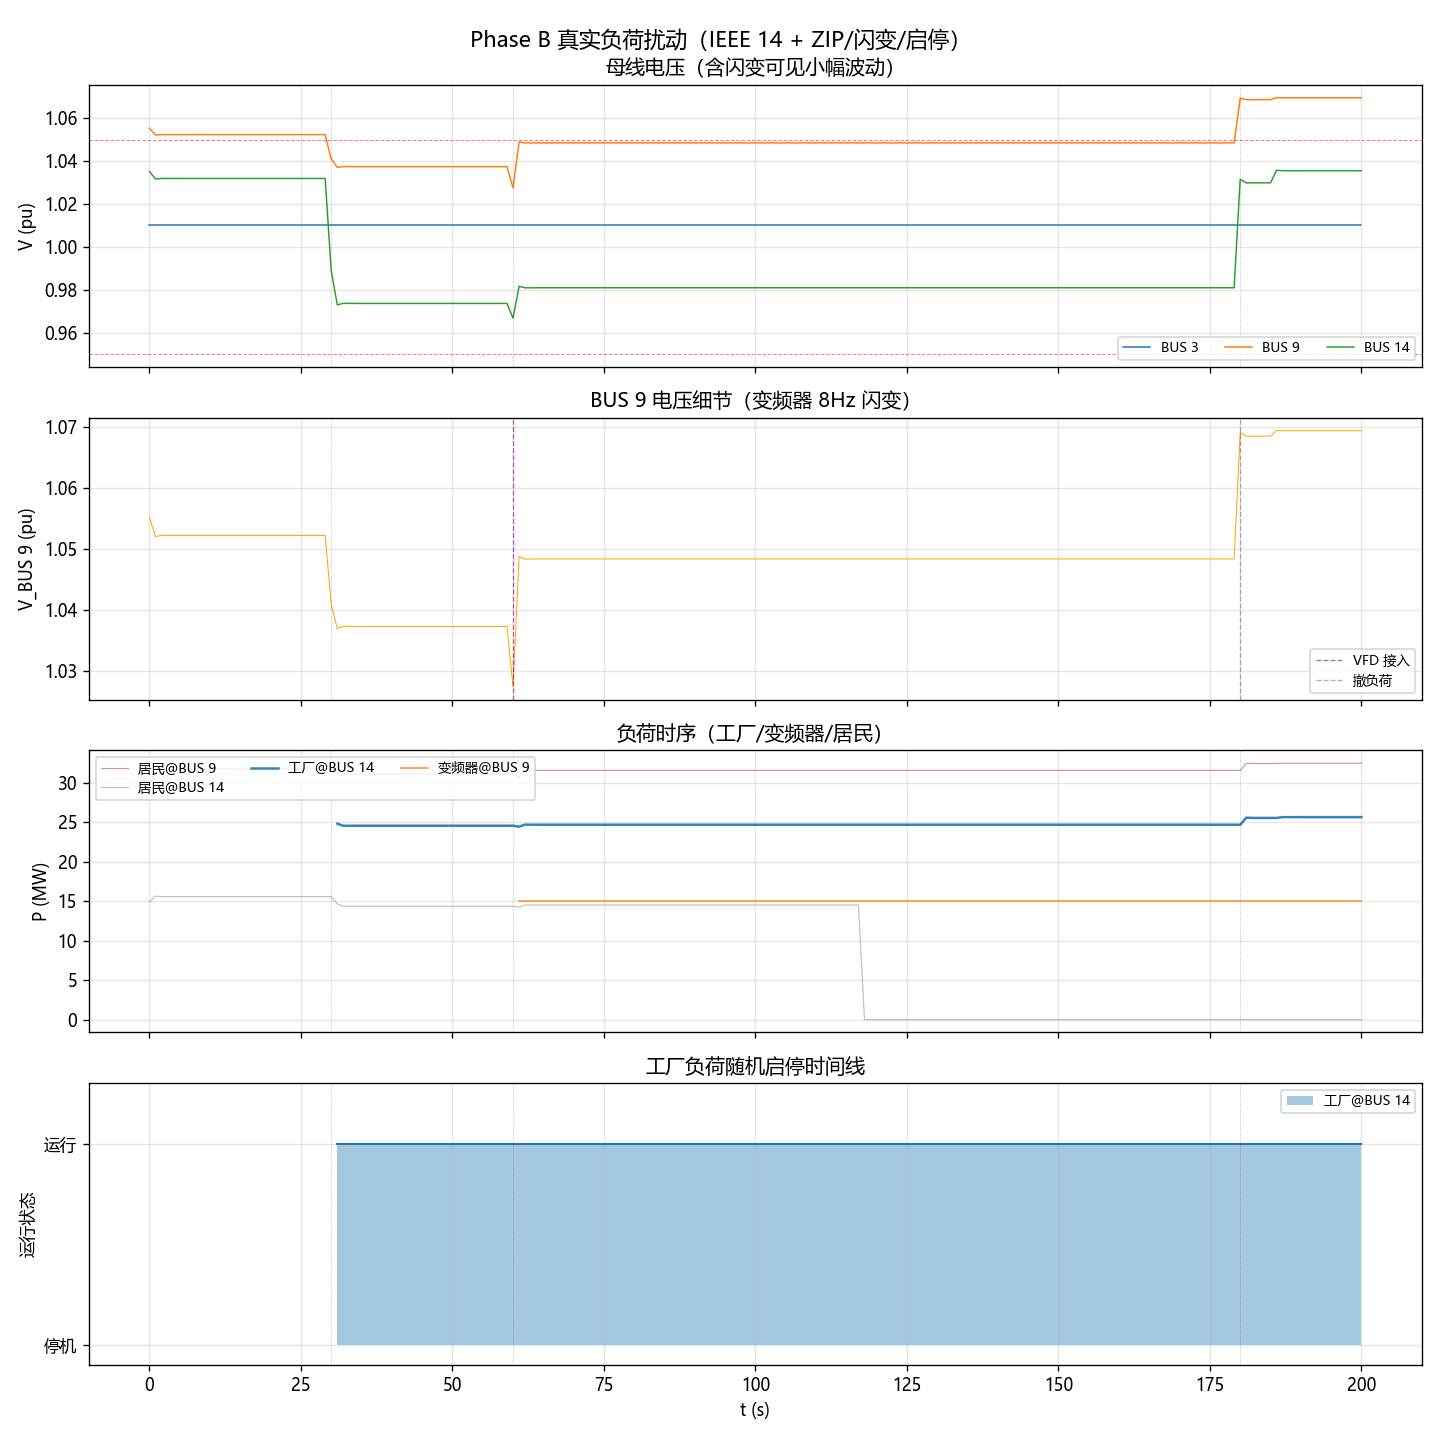

Source code (Python):
# -*- coding: utf-8 -*-
"""
实验六：真实负荷扰动（Phase B 验证）
================================================
目标：在 IEEE 14 上验证 ZIP 模型、闪变、随机启停三类真实负荷特性

场景：
  t= 0~30s    稳态运行（含闪变，可见电压小幅波动）
  t=30s      BUS 14 突然接一个工厂负荷（含间歇停机）
  t=60s      BUS 9 突然接一个变频器负荷（含 8Hz 闪变）
  t=120s     观察一段时间的随机启停
  t=180s     撤掉新加的两个负荷

负荷预设：
  工厂：zip_p=0.5（偏恒功率异步电机）+ 低概率停机
  变频器：zip_p=1.0（纯恒功率）+ 8Hz 5% 闪变
  居民：zip_z=0.6（偏恒阻抗照明）+ 高概率启停

观察：
  - BUS 14 / BUS 9 电压轨迹（闪变叠加）
  - 各 profile 的实际 P/Q 时序（看 ZIP 折算和闪烁）
  - 工厂负荷的随机停机事件
  - 与 R001/R003 规则协同

运行：
  gridcal-env/Scripts/python.exe lab_scripts/exp06_realistic_loads.py
"""

import warnings
warnings.filterwarnings("ignore")

import numpy as np
import matplotlib
matplotlib.use("Agg")
import matplotlib.pyplot as plt
import matplotlib.font_manager as fm

for cand in ("Microsoft YaHei", "SimHei", "Noto Sans CJK SC", "Arial Unicode MS"):
    if any(cand in f.name for f in fm.fontManager.ttflist):
        plt.rcParams["font.sans-serif"] = [cand]
        break
plt.rcParams["axes.unicode_minus"] = False

import VeraGridEngine as vg
from event_sim import Simulator, make_schedule
from rule_engine import build_default_rules, RuleEngine
from load_profiles import (
    LoadProfiler, LoadProfile,
    industrial_factory, vfd_load, residential,
)

GRID_FILE = "Grids_and_profiles/grids/IEEE 14 bus.raw"


def main():
    grid = vg.open_file(GRID_FILE)
    print(f"加载电网: {len(grid.buses)} 母线")

    # ---------- 创建 profiler
    profiler = LoadProfiler(seed=42)

    # 把现有负荷改成"居民"模板（中等随机启停 + 偏恒阻抗）
    bus_with_loads = {
        "BUS 3": (94.2, 19.0), "BUS 4": (47.8, -3.9),
        "BUS 5": (7.6, 1.6), "BUS 9": (29.5, 16.6),
        "BUS 10": (9.0, 5.8), "BUS 11": (3.5, 1.8),
        "BUS 12": (6.1, 1.6), "BUS 13": (13.5, 5.8),
        "BUS 14": (14.9, 5.0),
    }
    for bus_name, (p, q) in bus_with_loads.items():
        profiler.add(residential(bus_name, p, q))

    # ---------- 事件剧本：动态加工厂和变频器负荷
    schedule = make_schedule(
        (30.0, "load_add", "BUS 14", 25.0),   # 工厂
        (60.0, "load_add", "BUS 9",  15.0),   # 变频器
        (180.0, "load_drop", "_evt_1"),       # 撤工厂
        (180.0, "load_drop", "_evt_2"),       # 撤变频器
    )

    # ---------- 规则（用低阈值，让闪变容易触发 UVLS 观测）
    rules = build_default_rules(
        v_under=0.95,                # 收紧一点，便于观察
        v_over=1.10,
        line_overload_pct=140.0,
        shed_fraction_uv=0.20,
        shed_fraction_overload=0.10,
        cooldown=3.0,
    )
    # 给 BUS 9/BUS 14 后期附加动态 profile（标记 _evt_1 为工厂，_evt_2 为变频器）
    # 我们需要监听事件 → 加载 profile

    # 由于事件注入的 _evt_N 名字由 _load_counter 决定，我们用 on_event 回调
    new_load_profiles = []  # 待添加的 profile（在 on_event 里加入）

    def on_event(ev, msg):
        if ev.kind == "load_add":
            if ev.target == "BUS 14":
                # 工厂负荷
                prof = industrial_factory("BUS 14", base_p=ev.magnitude,
                                          base_q=ev.magnitude * 0.3)
                profiler.add(prof)
                print(f"  >> 注册 profile: {prof.label}")
            elif ev.target == "BUS 9":
                # 变频器负荷
                prof = vfd_load("BUS 9", base_p=ev.magnitude,
                                base_q=ev.magnitude * 0.2)
                profiler.add(prof)
                print(f"  >> 注册 profile: {prof.label}")

    engine = RuleEngine(rules, name="phase_b")

    # ---------- 跑仿真
    sim = Simulator(grid, dt=1.0, verbose=False, profiler=profiler)
    df = sim.run(duration=200.0, schedule=schedule, rules=engine, on_event=on_event)

    # ---------- 输出统计
    print("\n=== 仿真结果 ===")
    n_total = len(df)
    n_conv = int(df["converged"].sum())
    print(f"总步数 {n_total}，收敛 {n_conv} 步 ({100*n_conv/n_total:.1f}%)")
    print(f"规则触发: {len(engine.log)} 次")
    by_rule = {}
    for t, rid, msg in engine.log:
        by_rule.setdefault(rid, []).append((t, msg[:60]))
    for rid, items in by_rule.items():
        print(f"  {rid}: {len(items)} 次")
        if len(items) <= 3:
            for t, m in items:
                print(f"    t={t}: {m}")

    # ---------- 负荷时序历史
    prof_df = profiler.history_dataframe()
    print(f"\nProfiler 历史: {len(prof_df)} 条记录")
    print(f"profile 数: {prof_df['load'].nunique()}")
    print(prof_df.groupby("load")["state"].agg(["mean", "sum"]).rename(
        columns={"mean": "运行率", "sum": "运行步数"}))

    # ---------- 画图
    fig, axes = plt.subplots(4, 1, figsize=(12, 12), sharex=True)
    fig.suptitle("Phase B 真实负荷扰动（IEEE 14 + ZIP/闪变/启停）", fontsize=13)

    # 上1：关键母线电压
    ax = axes[0]
    for b in ["BUS 3", "BUS 9", "BUS 14"]:
        col = f"v_{b}"
        if col in df.columns:
            ax.plot(df["t"], df[col], label=b, lw=0.9)
    ax.axhline(0.95, color="r", ls="--", lw=0.6, alpha=0.5)
    ax.axhline(1.05, color="r", ls="--", lw=0.6, alpha=0.5)
    ax.set_ylabel("V (pu)")
    ax.set_title("母线电压（含闪变可见小幅波动）")
    ax.legend(loc="lower right", fontsize=8, ncol=3)
    ax.grid(True, alpha=0.3)

    # 上2：BUS 9 电压细节（看 8Hz 闪变）
    ax = axes[1]
    col = "v_BUS 9"
    if col in df.columns:
        ax.plot(df["t"], df[col], lw=0.6, color="orange")
        # 标出 60s 后变频器接入
        ax.axvline(60, color="purple", ls="--", lw=0.8, alpha=0.6, label="VFD 接入")
        ax.axvline(180, color="gray", ls="--", lw=0.8, alpha=0.6, label="撤负荷")
    ax.set_ylabel("V_BUS 9 (pu)")
    ax.set_title("BUS 9 电压细节（变频器 8Hz 闪变）")
    ax.legend(loc="lower right", fontsize=8)
    ax.grid(True, alpha=0.3)

    # 上3：profile 时序
    ax = axes[2]
    for load_name in prof_df["load"].unique():
        sub = prof_df[prof_df["load"] == load_name]
        if "VFD" in load_name or "变频器" in load_name:
            ax.plot(sub["t"], sub["P"], label=load_name, lw=1.0, alpha=0.8)
        elif "工厂" in load_name:
            ax.plot(sub["t"], sub["P"], label=load_name, lw=1.5, alpha=0.9)
        elif "居民@BUS 14" in load_name:
            ax.plot(sub["t"], sub["P"], label=load_name, lw=0.7, alpha=0.5, color="gray")
        elif "居民@BUS 9" in load_name:
            ax.plot(sub["t"], sub["P"], label=load_name, lw=0.7, alpha=0.5, color="brown")
    ax.set_ylabel("P (MW)")
    ax.set_title("负荷时序（工厂/变频器/居民）")
    ax.legend(loc="upper left", fontsize=8, ncol=3)
    ax.grid(True, alpha=0.3)

    # 上4：BUS 14 上的工厂负荷运行状态
    ax = axes[3]
    factory_df = prof_df[prof_df["load"].str.contains("工厂", na=False)]
    if len(factory_df) > 0:
        for name, sub in factory_df.groupby("load"):
            ax.fill_between(sub["t"], 0, sub["state"], alpha=0.4, label=name)
            ax.step(sub["t"], sub["state"], where="post", lw=1.2)
    ax.set_xlabel("t (s)")
    ax.set_ylabel("运行状态")
    ax.set_yticks([0, 1])
    ax.set_yticklabels(["停机", "运行"])
    ax.set_title("工厂负荷随机启停时间线")
    ax.legend(loc="upper right", fontsize=8)
    ax.grid(True, alpha=0.3)
    ax.set_ylim(-0.1, 1.3)

    # 事件竖线（标到所有子图）
    for ev_t in (30, 60, 180):
        for a in axes:
            a.axvline(ev_t, color="purple", ls=":", lw=0.5, alpha=0.4)

    plt.tight_layout()
    out = "lab_scripts/exp06_realistic_loads.png"
    plt.savefig(out, dpi=120)
    print(f"\n图已保存到 {out}")


if __name__ == "__main__":
    main()
